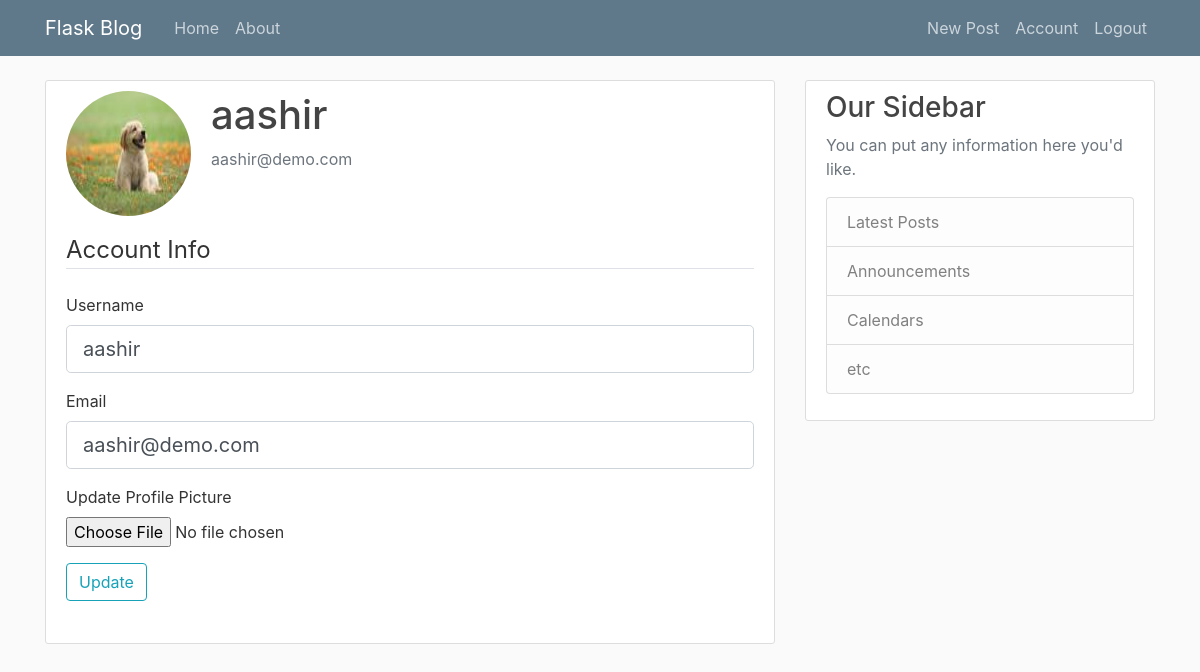
Page /account (signed in) on the earlier database version.
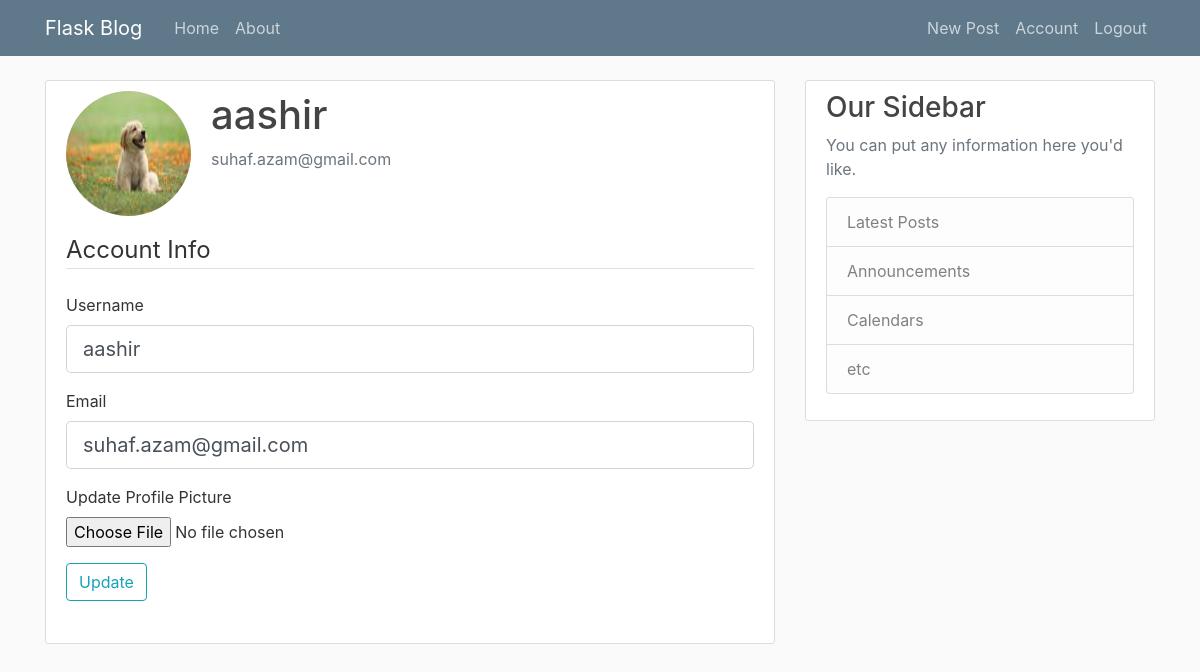
Same page on the later database version.
### flaskblog/models.py (models this page shows, shortened)
class User(db.Model, UserMixin):
	id = db.Column(db.Integer, primary_key=True)
	username = db.Column(db.String(20), unique=True, nullable=False)
	email = db.Column(db.String(120), unique=True, nullable=False)
	image_file = db.Column(db.String(120), nullable=False, default='default.jpg')
	password = db.Column(db.String(60), nullable=False)
	posts = db.relationship('Post', backref='author', lazy=True)

### flaskblog/routes.py (the view)
@app.route('/account', methods=['GET', 'POST'])
@login_required
def account():
	form = UpdateAccountForm()
	if form.validate_on_submit():
		if form.image_file.data:
			saved_picture_name = save_picture(form.image_file.data)
			current_user.image_file = saved_picture_name
		current_user.username = form.username.data
		current_user.email = form.email.data
		db.session.commit()
		flash(f"Your account has been updated!", 'success')
		return redirect(url_for('account'))
	elif request.method == 'GET':
		form.username.data = current_user.username
		form.email.data = current_user.email
	profile_pic = url_for('static', filename='profile_pics/' + current_user.image_file)
	return render_template('account.html', title='Account', profile_pic=profile_pic, form=form)

### flaskblog/forms.py (shortened to what this page needs)
class UpdateAccountForm(FlaskForm):
	username = StringField('Username', validators=[DataRequired(), Length(min=2, max=20)])
	email = StringField('Email', validators=[DataRequired(), Email()])
	image_file = FileField('Update Profile Picture', validators=[FileAllowed(['jpg', 'png'])])
	submit = SubmitField('Update')

### flaskblog/models.py (called while the page is built)
@login_manager.user_loader
def load_user(user_id):
	return User.query.get(int(user_id))

### flaskblog/templates/account.html (shortened to what this page needs)
{% extends 'layout.html' %}
{% block content %}
	<div class="content-section">
		<div class="media">
			<img class="rounded-circle account-img" src="{{profile_pic}}">
			<div class="media-body">
				<h2 class="account-heading">{{current_user.username}}</h2>
				<p class="text-secondary">{{current_user.email}}</p>
			</div>
		</div>
		<form method='POST' action='' enctype="multipart/form-data">
			<fieldset class='form-group' >
				<legend class='border-bottom mb-4' >
					Account Info
				</legend>
				<div class='form-group' >
					{{ form.username.label(class='form-control-label') }}
					{% if form.username.errors %}
						{{ form.username(class='form-control form-control-lg is-invalid') }}
						<div class='invalid-feedback' >
							{% for error in form.username.errors %}
								<span>{{error}}</span>
							{% endfor %}
						</div>
					{% else %}
						{{ form.username(class='form-control form-control-lg') }}
					{% endif %}
				</div>
				<div class='form-group' >
					{{ form.email.label(class='form-control-label') }}
					{% if form.email.errors %}
						{{ form.email(class='form-control form-control-lg is-invalid') }}
						<div class='invalid-feedback' >
							{% for error in form.email.errors %}
								<span>{{error}}</span>
							{% endfor %}
						</div>
					{% else %}
						{{ form.email(class='form-control form-control-lg') }}
					{% endif %}
				</div>
				<div class='form-group' >
					{{ form.image_file.label() }}
					{{ form.image_file(class='form-control-file') }}
				</div>
				<div class='form-group' >
					{{ form.submit(class='btn btn-outline-info') }}
				</div>
			</fieldset>
		</form>
	</div>
{% endblock content %}

Differences in the rows shown:
changed User "aashir": email "aashir@demo.com" → "suhaf.azam@gmail.com"
